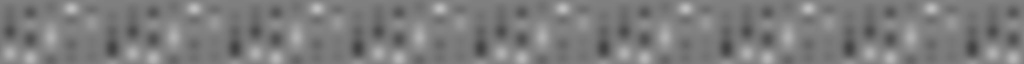
%> input picture TwoPPreprocessing/vr/glm/textures/BG2.jpg, 2048 x 128 px (shown at 1/2 size)
$ octave plotVisualFeatures_omittedbackground.m   (GNU Octave 9; MATLAB toolbox functions it lacks are replaced by stand-ins)
%> lines starting %> are read from the running program, lines starting %| are printed output that depends on the picture
### TwoPPreprocessing/utility/saveFigureFormats.m
% function saveFigureFormats(figHandle, savePath)
% % exporter that saves a PNG, PDF, SVG, and FIG file.
%
%     if isempty(figHandle) || ~isvalid(figHandle)
%         error('Invalid or empty figure handle provided.');
%     end
%
%     [folder, name, ~] = fileparts(savePath);
%
%     % Ensure target directory exists before saving
%     if ~isempty(folder) && ~exist(folder, 'dir')
%         mkdir(folder);
%     end
%
%     basePath = fullfile(folder, name);
%     fprintf('Exporting figures to multi-formats...\n');
%
%     % Check if figure contains 3D surf/texturemap objects
%     hasTextures = ~isempty(findobj(figHandle, 'Type', 'surface'));
%
%     if hasTextures
%         % OpenGL is required for 3D surfaces and texturemaps
%         set(figHandle, 'Renderer', 'opengl');
%
%         % Export PNG (Raster)
%         exportgraphics(figHandle, [basePath, '.png'], 'Resolution', 300);
%
%         % PDF/SVG: Capture textured surface cleanly
%         exportgraphics(figHandle, [basePath, '.pdf'], 'ContentType', 'image', 'Resolution', 300);
%         print(figHandle, [basePath, '.svg'], '-dsvg');
%     else
%         % Standard 2D vector plots
%         set(figHandle, 'Renderer', 'painters');
%         exportgraphics(figHandle, [basePath, '.png'], 'Resolution', 300);
%         exportgraphics(figHandle, [basePath, '.pdf'], 'ContentType', 'vector');
%         print(figHandle, [basePath, '.svg'], '-dsvg');
%     end
%
%     % Save as a MATLAB .fig file
%     savefig(figHandle, [basePath, '.fig']);
%
%     fprintf('Export complete! Formats saved successfully to:\n   %s[.png, .pdf, .svg, .fig]\n', basePath);
% end


function saveFigureFormats(figHandle, savePath)
% exporter that saves a PNG, PDF, SVG, and FIG file.
if isempty(figHandle) || ~isvalid(figHandle)
        error('Invalid or empty figure handle provided.');
end
    [folder, name, ~] = fileparts(savePath);
% Ensure target directory exists before saving
if ~isempty(folder) && ~exist(folder, 'dir')
        mkdir(folder);
end
    basePath = fullfile(folder, name);
    fprintf('Exporting figures to multi-formats...\n');
% Distinguish a genuinely 3D surface (needs OpenGL/raster — a flat vector
% export can't represent real lighting/perspective) from a FLAT surface
% object viewed top-down, like pcolor heatmaps (view elevation ~90°).
% pcolor creates Type='surface' even though it's a 2D heatmap, so object
% type alone isn't enough — check the axes' actual view angle. Flat
% surfaces get exported as vector, so each cell stays an individually
% editable/movable/recolourable shape in Illustrator/Inkscape, matching
% how a normal 2D vector plot is handled below. A true 2D image object
% (imagesc) is always raster regardless, nothing to preserve as vector.
    axesList = findall(figHandle, 'Type', 'axes');
    has3DSurface = false;
    for iAx = 1:numel(axesList)
        surfObjs = findobj(axesList(iAx), 'Type', 'surface');
        if ~isempty(surfObjs)
            viewAngles = get(axesList(iAx), 'View'); % [azimuth, elevation]
            if abs(viewAngles(2)) < 89 % elevation away from top-down => truly 3D
                has3DSurface = true;
            end
        end
    end
    hasImage = ~isempty(findobj(figHandle, 'Type', 'image'));

if has3DSurface
% OpenGL is required for genuine 3D surfaces and texturemaps
        set(figHandle, 'Renderer', 'opengl');
        exportgraphics(figHandle, [basePath, '.png'], 'Resolution', 300);
        exportgraphics(figHandle, [basePath, '.pdf'], 'ContentType', 'image', 'Resolution', 300);
        print(figHandle, [basePath, '.svg'], '-dsvg');
elseif hasImage
% Flat 2D image content (e.g. imagesc) — always raster, painters
% renderer avoids the OpenGL tiling artifact seen at high resolution.
        set(figHandle, 'Renderer', 'painters');
        exportgraphics(figHandle, [basePath, '.png'], 'Resolution', 300);
        exportgraphics(figHandle, [basePath, '.pdf'], 'ContentType', 'image', 'Resolution', 300);
        print(figHandle, [basePath, '.svg'], '-dsvg');
else
% Standard 2D vector plots — includes flat top-down pcolor heatmaps, so
% each cell remains an individually editable shape in the saved PDF/SVG.
        set(figHandle, 'Renderer', 'painters');
        exportgraphics(figHandle, [basePath, '.png'], 'Resolution', 300);
        exportgraphics(figHandle, [basePath, '.pdf'], 'ContentType', 'vector');
        print(figHandle, [basePath, '.svg'], '-dsvg');
end
% Save as a MATLAB .fig file
    savefig(figHandle, [basePath, '.fig']);
    fprintf('Export complete! Formats saved successfully to:\n   %s[.png, .pdf, .svg, .fig]\n', basePath);
end

### TwoPPreprocessing/vr/glm/plotVisualFeatures_omittedbackground.m
%% Background texture revealed by landmark omission
% Standalone script - loads BG2.jpg directly, shows the full corridor
% strip with omitted-landmark positions (L2, L3, L4 by sequence) boxed,
% then a wider context window around each with the exposed segment
% highlighted.

%% Parameters
basePath = '\\rdp.arc.ucl.ac.uk\ritd-ag-project-rd01ie-asale69\ibn-vision\USERS\Sonali\VRCorridorFinal-TextureCopyForSonali\';
saveSubfolder = 'Z:\ibn-vision\USERS\Sonali\Figures\ThesisFigs\ResultsChapter1-VISpSomas\Fig2_7_Section3';
nameBase = 'Omission_BGreveal';

corridorL = 200;              % corridor length (cm)
landmark_width_pct = 4;       % landmark width, % of corridor
window_pct = 20;              % wider context window shown per omission, % of corridor

% Landmark sequence along corridor: L1@20%, L2@40%, L1@60%, L2@80%
% (sequence positions 1,2,3,4). Omitted landmarks are sequence positions 2,3,4.
seqPositions_pct = [40, 60, 80];
seqLabels = {'L2', 'L3', 'L4'};

col_omit = [12 95 196; 124 11 161; 11 124 161] / 255;   % Omit L2 / L3 / L4 colours

%% Load texture
img = imread(fullfile(basePath, 'BG2.jpg'));
%> img is the input picture: size 128x2048 uint8; min 66, max 192, mean 124.6
if isa(img, 'uint8')
    img = double(img) / 255;
%> img: size 128x2048 double
elseif isa(img, 'logical')
    img = double(img);
end
if size(img, 3) > 1
    img = rgb2gray(img);
end
[h, w] = size(img);
%> h = 128; w = 2048
px_per_cm = w / corridorL;
%> px_per_cm = 10.24

hw = landmark_width_pct / 2;
winHalf = window_pct / 2;

pct2px = @(pct) round(pct/100 * corridorL * px_per_cm);

%% Plot
figOm = figure('Name', 'Omission - BG reveal', 'Position', [100 100 1100 750]);

% --- top: full corridor strip with omission positions boxed ---
axFull = subplot(2, 3, [1 2 3]);
imagesc([0 corridorL], [0 1], img, [0 1]);
colormap(axFull, gray); axis tight;
set(axFull, 'YTick', []);
xlabel('Corridor position (cm)');
title('Landmark positions omitted on omission trials');
hold on;
for k = 1:numel(seqPositions_pct)
    c = seqPositions_pct(k);
    s_pct = c - hw; e_pct = c + hw;
    rectangle('Position', [s_pct/100*corridorL, 0, (e_pct-s_pct)/100*corridorL, 1], ...
              'EdgeColor', col_omit(k,:), 'LineWidth', 2.5);
    text(c, 1.12, sprintf('Omit %s', seqLabels{k}), 'Color', col_omit(k,:), ...
         'HorizontalAlignment', 'center', 'FontWeight', 'bold', 'FontSize', 10);
end
hold off;

% --- bottom: wider context window per omission, exposed segment highlighted ---
for k = 1:numel(seqPositions_pct)
    c = seqPositions_pct(k);
    win_s = c - winHalf; win_e = c + winHalf;
    s_px = pct2px(win_s) + 1;
    e_px = pct2px(win_e);
    cropWin = img(:, s_px:e_px);

    ax = subplot(2, 3, 3 + k);
    imagesc([win_s win_e], [0 1], cropWin, [0 1]);
    colormap(ax, gray); axis tight;
    set(ax, 'YTick', []);
    xlabel('Corridor position (%)');
    title(sprintf('Omit %s\nexposed: %.0f-%.0f%%', seqLabels{k}, c-hw, c+hw), ...
          'Color', col_omit(k,:), 'FontWeight', 'bold');
    hold on;
    rectangle('Position', [c-hw, 0, landmark_width_pct, 1], ...
              'EdgeColor', col_omit(k,:), 'LineWidth', 3);
    hold off;
end
%> this loop made 3 passes
%> pass 1, `cropWin = img(:, s_px:e_px);`:
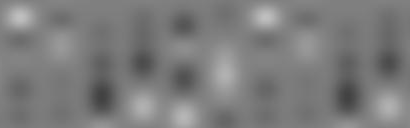
%> cropWin: size 128x410 double; min 0.259, max 0.749, mean 0.486
%> pass 2, `cropWin = img(:, s_px:e_px);`:
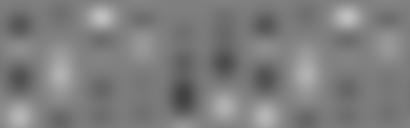
%> cropWin: size 128x410 double; min 0.263, max 0.753, mean 0.494
%> pass 3, `cropWin = img(:, s_px:e_px);`:
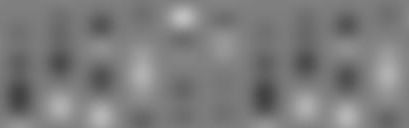
%> cropWin: size 128x409 double; min 0.259, max 0.753, mean 0.487

sgtitle('Background texture revealed by landmark omission', 'FontSize', 13);
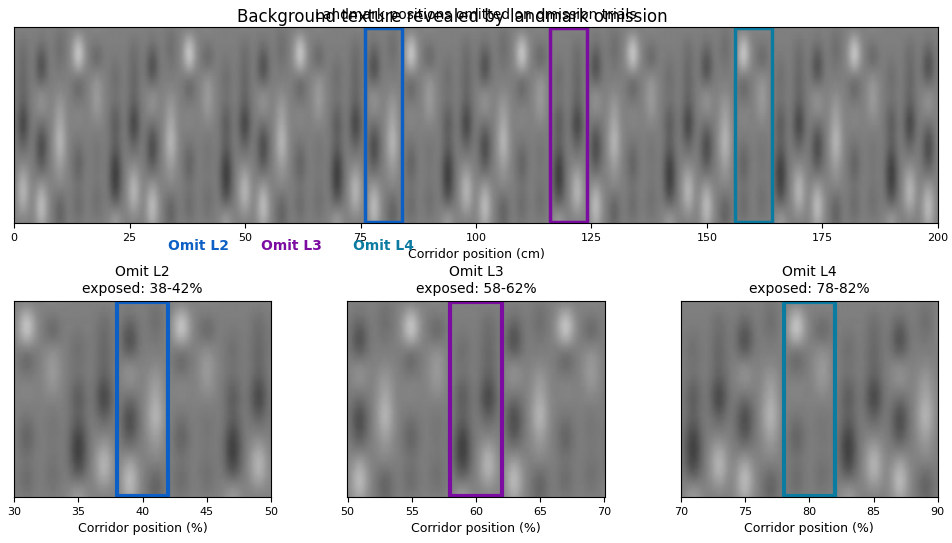
%> figure redrawn from the program's plot data, 4 panels

%% Save
saveFigureFormats(figOm, fullfile(saveSubfolder, nameBase));
%> the run ends on the next line

$ run again, with TwoPPreprocessing/vr/glm/textures/BG1.jpg copied over TwoPPreprocessing/vr/glm/textures/BG2.jpg
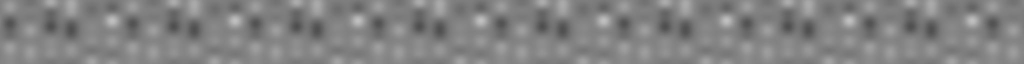
%> input picture TwoPPreprocessing/vr/glm/textures/BG1.jpg, 2048 x 128 px (shown at 1/2 size)
%> img is the input picture: size 128x2048 uint8; min 77, max 192, mean 129.9
%> img: size 128x2048 double
%> the loop `for k = 1:numel(seqPositions_pct)` made 3 passes
%> pass 1, `cropWin = img(:, s_px:e_px);`:
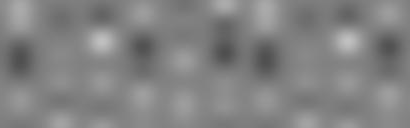
%> cropWin: size 128x410 double; min 0.306, max 0.753, mean 0.51
%> `sgtitle('Background texture revealed by landmark omission', 'FontSize'..`:
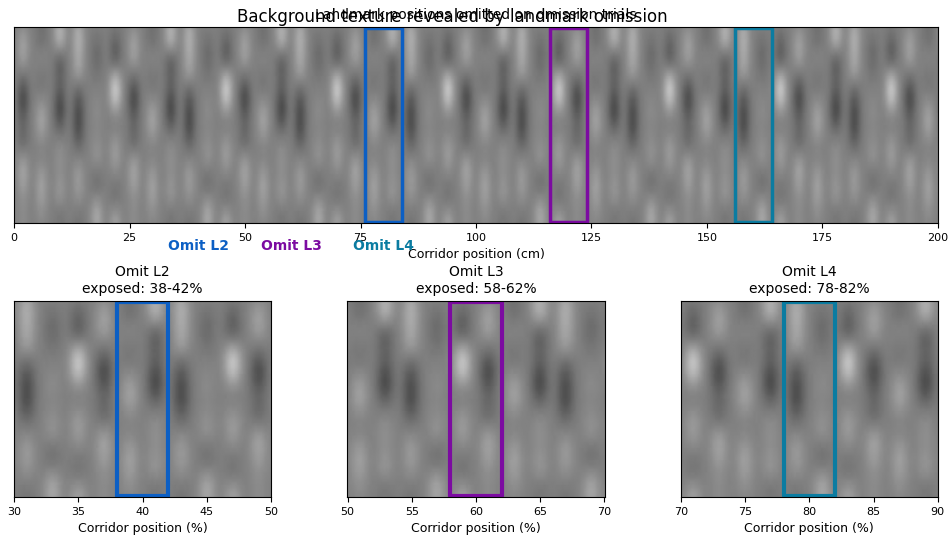
%> figure redrawn from the program's plot data, 4 panels

$ run again, with TwoPPreprocessing/vr/glm/textures/BG3.jpg copied over TwoPPreprocessing/vr/glm/textures/BG2.jpg
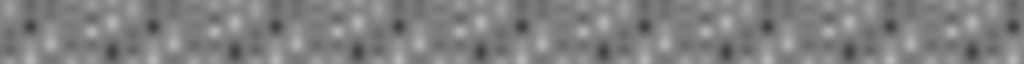
%> input picture TwoPPreprocessing/vr/glm/textures/BG3.jpg, 2048 x 128 px (shown at 1/2 size)
%> img is the input picture: size 128x2048 uint8; min 63, max 183, mean 128.6
%> img: size 128x2048 double
%> the loop `for k = 1:numel(seqPositions_pct)` made 3 passes
%> pass 1, `cropWin = img(:, s_px:e_px);`:
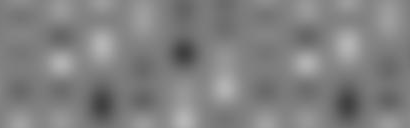
%> cropWin: size 128x410 double; min 0.251, max 0.718, mean 0.505
%> `sgtitle('Background texture revealed by landmark omission', 'FontSize'..`:
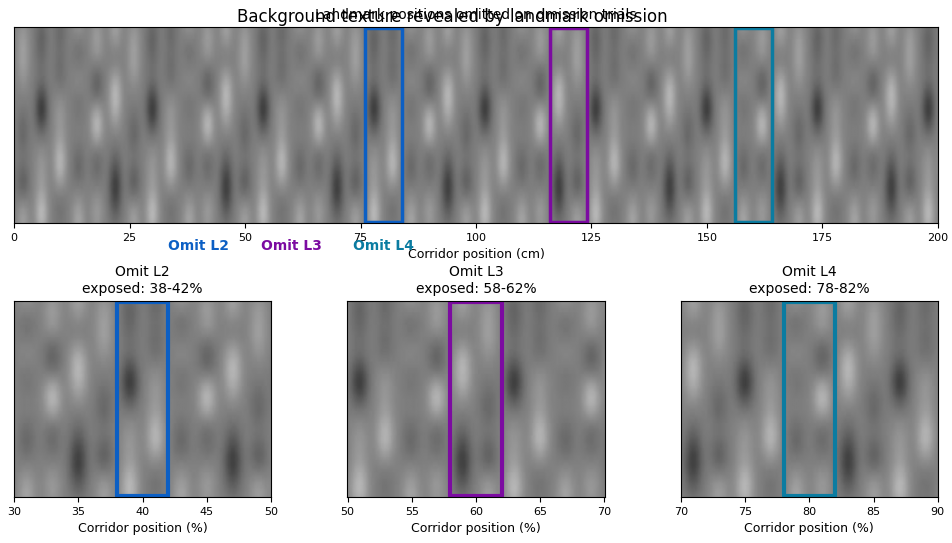
%> figure redrawn from the program's plot data, 4 panels

$ run again, with TwoPPreprocessing/vr/glm/textures/BG4.jpg copied over TwoPPreprocessing/vr/glm/textures/BG2.jpg
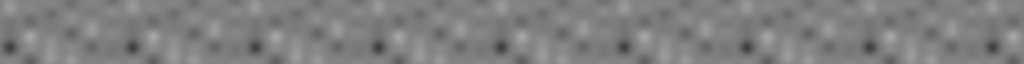
%> input picture TwoPPreprocessing/vr/glm/textures/BG4.jpg, 2048 x 128 px (shown at 1/2 size)
%> img is the input picture: size 128x2048 uint8; min 63, max 166, mean 127.3
%> img: size 128x2048 double
%> the loop `for k = 1:numel(seqPositions_pct)` made 3 passes
%> pass 1, `cropWin = img(:, s_px:e_px);`:
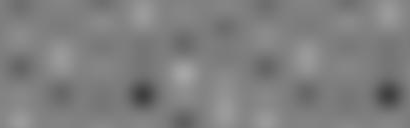
%> cropWin: size 128x410 double; min 0.247, max 0.651, mean 0.498
%> `sgtitle('Background texture revealed by landmark omission', 'FontSize'..`:
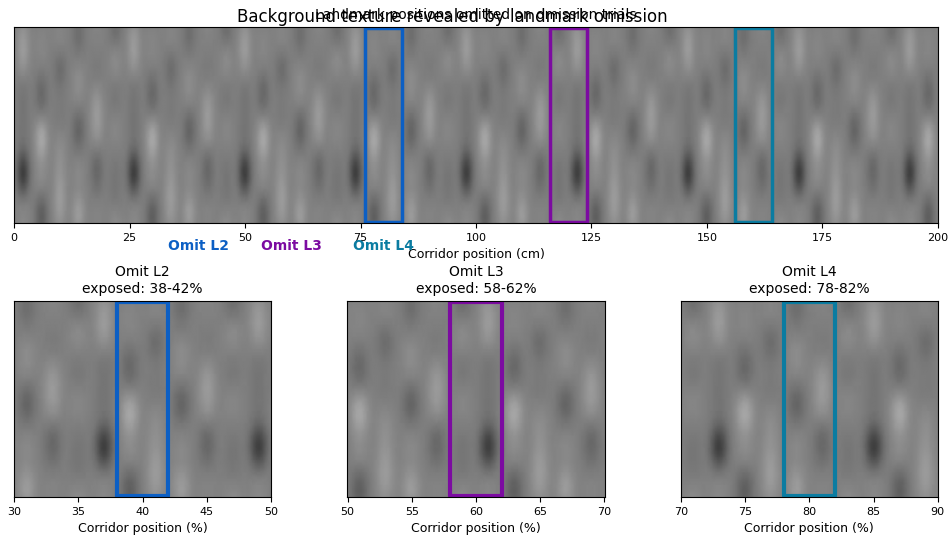
%> figure redrawn from the program's plot data, 4 panels
